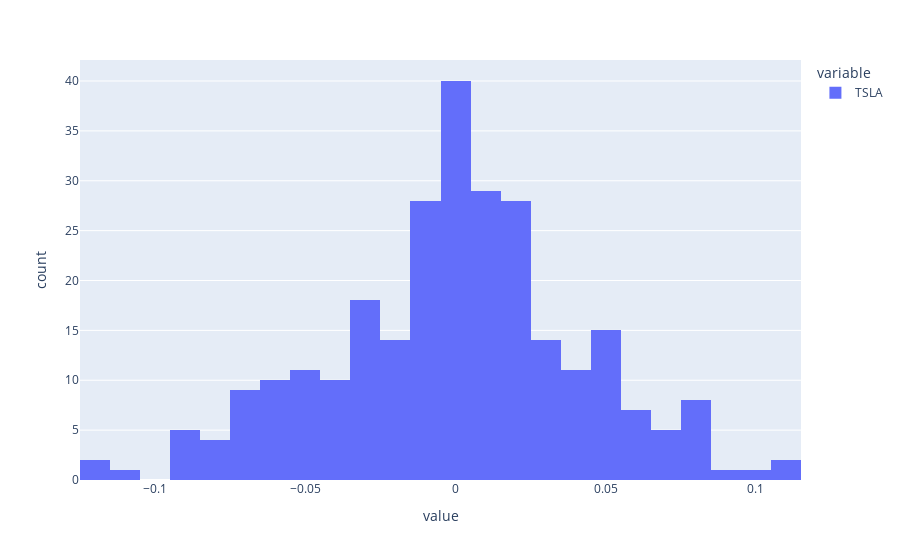

The notebook cell this image was saved under:
### Code cell
close['TSLA'].pct_change().plot(kind='hist')

### Figure 1 — Plotly figure (JSON) as saved in the notebook; plotly's stock layout.template omitted (floating-point values rounded to 4 significant figures; data arrays with more than 128 entries replaced by an {"elided": "..."} marker saying what was removed)
{"data": [{"alignmentgroup": "True", "bingroup": "x", "hovertemplate": "variable=TSLA<br>value=%{x}<br>count=%{y}<extra></extra>", "legendgroup": "TSLA", "marker": {"color": "#636efa", "pattern": {"shape": ""}}, "name": "TSLA", "offsetgroup": "TSLA", "orientation": "v", "showlegend": true, "type": "histogram", "x": {"elided": "274 float values"}, "xaxis": "x", "yaxis": "y"}], "layout": {"autosize": true, "barmode": "relative", "legend": {"title": {"text": "variable"}, "tracegroupgap": 0}, "margin": {"t": 60}, "xaxis": {"anchor": "y", "autorange": true, "domain": [0, 1], "range": [-0.125, 0.115], "title": {"text": "value"}, "type": "linear"}, "yaxis": {"anchor": "x", "autorange": true, "domain": [0, 1], "range": [0, 42.11], "title": {"text": "count"}}}}
